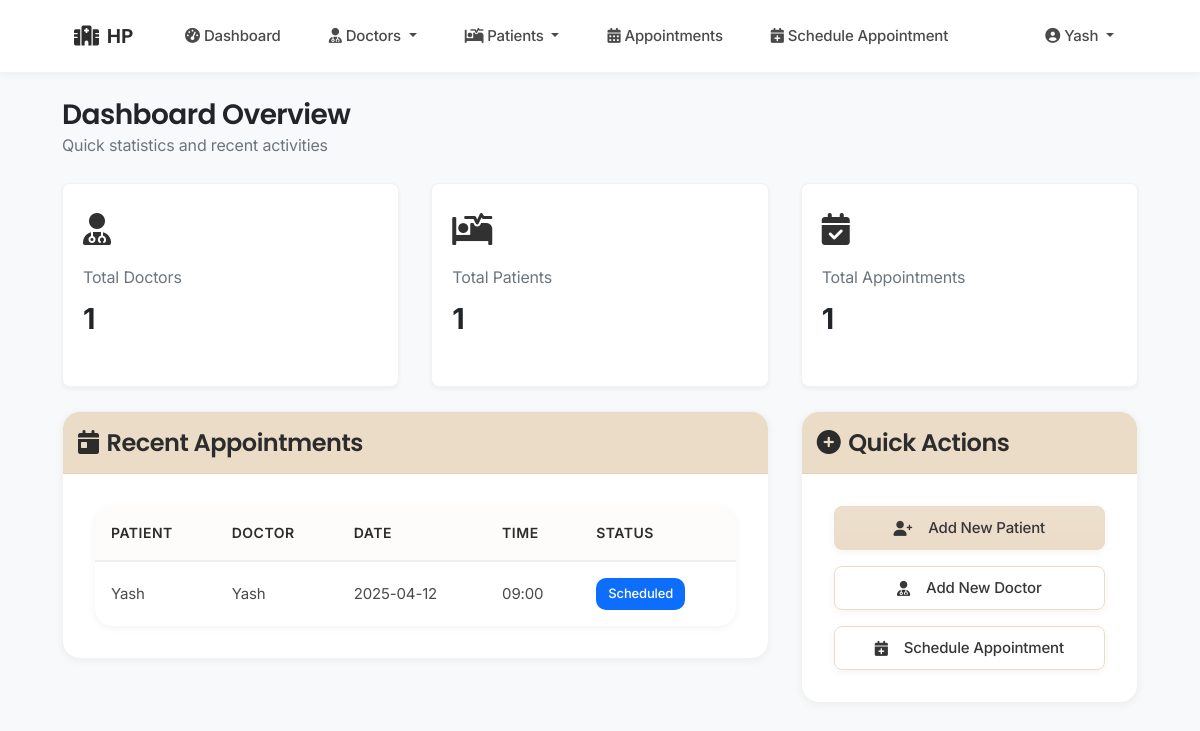
/admin/dashboard (signed in), run on the app's committed database.
### tables this page shows
CREATE TABLE appointments (
                id INTEGER PRIMARY KEY AUTOINCREMENT,
                patient_id INTEGER NOT NULL,
                doctor_id INTEGER NOT NULL,
                date TEXT NOT NULL,
                time_slot TEXT NOT NULL,
                status TEXT DEFAULT 'Scheduled',
                notes TEXT,
                created_at TIMESTAMP DEFAULT CURRENT_TIMESTAMP,
                hospital_id INTEGER NOT NULL,
                FOREIGN KEY (patient_id) REFERENCES patients(id),
                FOREIGN KEY (doctor_id) REFERENCES doctors(id),
                FOREIGN KEY (hospital_id) REFERENCES staff(id)
            );

CREATE TABLE patients (
                id INTEGER PRIMARY KEY AUTOINCREMENT,
                name TEXT NOT NULL,
                age INTEGER NOT NULL,
                gender TEXT,
                contact TEXT,
                address TEXT,
                medical_history TEXT,
                created_at TIMESTAMP DEFAULT CURRENT_TIMESTAMP,
                created_by INTEGER,
                hospital_id INTEGER NOT NULL,
                FOREIGN KEY (created_by) REFERENCES staff(id),
                FOREIGN KEY (hospital_id) REFERENCES staff(id)
            );

CREATE TABLE doctors (
                id INTEGER PRIMARY KEY AUTOINCREMENT,
                name TEXT NOT NULL,
                specialization TEXT NOT NULL,
                experience INTEGER,
                consultation_fee REAL,
                contact TEXT,
                bio TEXT,
                image_path TEXT,
                username TEXT UNIQUE,
                password TEXT,
                created_by INTEGER,
                hospital_id INTEGER NOT NULL,
                FOREIGN KEY (created_by) REFERENCES staff(id),
                FOREIGN KEY (hospital_id) REFERENCES staff(id)
            );

### app.py (the view)
@app.route('/admin/dashboard')
def admin_dashboard():
    if 'user_id' not in session or session['user_type'] != 'admin':
        return redirect(url_for('login'))
    conn = get_db_connection()
    doctors_count = conn.execute('SELECT COUNT(*) FROM doctors WHERE hospital_id = ?',
                               (session['hospital_id'],)).fetchone()[0]
    patients_count = conn.execute('SELECT COUNT(*) FROM patients WHERE hospital_id = ?',
                                (session['hospital_id'],)).fetchone()[0]
    appointments_count = conn.execute('SELECT COUNT(*) FROM appointments WHERE hospital_id = ?',
                                    (session['hospital_id'],)).fetchone()[0]
    recent_appointments = conn.execute('''
        SELECT a.id, p.name as patient_name, d.name as doctor_name, a.date, a.time_slot, a.status
        FROM appointments a
        JOIN patients p ON a.patient_id = p.id
        JOIN doctors d ON a.doctor_id = d.id
        WHERE a.hospital_id = ?
        ORDER BY a.date DESC, a.time_slot DESC
        LIMIT 5
    ''', (session['hospital_id'],)).fetchall()
    conn.close()
    return render_template('admin/dashboard.html',
                         doctors_count=doctors_count,
                         patients_count=patients_count,
                         appointments_count=appointments_count,
                         recent_appointments=recent_appointments)

### app.py (called while the page is built)
@app.context_processor
def utility_processor():
    def now():
        return datetime.now()
    return dict(now=now)

def get_db_connection():
    try:
        conn = sqlite3.connect(get_db_path())
        conn.row_factory = sqlite3.Row
        return conn
    except sqlite3.Error as e:
        logger.error(f"Database connection error: {e}")
        raise

### database.py (called while the page is built)
def get_db_path():
    app_dir = os.path.dirname(os.path.abspath(__file__))
    if 'RENDER' in os.environ:
        db_dir = os.path.join(app_dir, 'data')
        if not os.path.exists(db_dir):
            os.makedirs(db_dir, exist_ok=True)
            logger.info(f"Created database directory: {db_dir}")
        return os.path.join(db_dir, 'hospital.db')
    else:
        instance_path = os.path.join(app_dir, 'instance')
        if not os.path.exists(instance_path):
            os.makedirs(instance_path, exist_ok=True)
            logger.info(f"Created instance directory: {instance_path}")
        return os.path.join(instance_path, 'hospital.db')

### templates/admin/dashboard.html (shortened to what this page needs)
{% extends "base.html" %}
{% block content %}
<div class="mb-4">
    <h3 class="text-dark mb-0">Dashboard Overview</h3>
    <p class="text-muted">Quick statistics and recent activities</p>
</div>
<div class="row g-4 mb-4">
    <div class="col-md-4">
        <a href="{{ url_for('view_doctors') }}" class="text-decoration-none">
            <div class="dashboard-card">
                <div class="card-icon">
                    <i class="fas fa-user-md"></i>
                </div>
                <div class="card-title">Total Doctors</div>
                <div class="card-value">{{ doctors_count }}</div>
            </div>
        </a>
    </div>
    <div class="col-md-4">
        <a href="{{ url_for('view_patients') }}" class="text-decoration-none">
            <div class="dashboard-card">
                <div class="card-icon">
                    <i class="fas fa-procedures"></i>
                </div>
                <div class="card-title">Total Patients</div>
                <div class="card-value">{{ patients_count }}</div>
            </div>
        </a>
    </div>
    <div class="col-md-4">
        <a href="{{ url_for('view_appointments') }}" class="text-decoration-none">
            <div class="dashboard-card">
                <div class="card-icon">
                    <i class="fas fa-calendar-check"></i>
                </div>
                <div class="card-title">Total Appointments</div>
                <div class="card-value">{{ appointments_count }}</div>
            </div>
        </a>
    </div>
</div>
<div class="row">
    <div class="col-md-8">
        <div class="card">
            <div class="card-header text-white d-flex justify-content-between align-items-center" style="background-color:rgb(235, 220, 200); padding: 15px 15px">
                <h4 class="mb-0"><i class="fas fa-calendar-day me-2"></i>Recent Appointments</h4>
            </div>
            <div class="card-body">
                <div class="table-responsive">
                    <table class="table table-hover">
                        <thead>
                            <tr>
                                <th>Patient</th>
                                <th>Doctor</th>
                                <th>Date</th>
                                <th>Time</th>
                                <th>Status</th>
                            </tr>
                        </thead>
                        <tbody>
                            {% for app in recent_appointments %}
                            <tr onclick="window.location.href='{{ url_for('view_appointments') }}'" style="cursor: pointer;">
                                <td>{{ app.patient_name }}</td>
                                <td>{{ app.doctor_name }}</td>
                                <td>{{ app.date }}</td>
                                <td>{{ app.time_slot }}</td>
                                <td>
                                    <span class="badge
                                        {% if app.status == 'Completed' %}bg-success
                                        {% elif app.status == 'Cancelled' %}bg-danger
                                        {% else %}bg-primary{% endif %}">
                                        {{ app.status }}
                                    </span>
                                </td>
                            </tr>
                            {% else %}
                            <tr>
                                <td colspan="5" class="text-center">No recent appointments</td>
                            </tr>
                            {% endfor %}
                        </tbody>
                    </table>
                </div>
            </div>
        </div>
    </div>
    <div class="col-md-4">
        <div class="card">
            <div class="card-header text-white d-flex justify-content-between align-items-center" style="background-color:rgb(235, 220, 200); padding: 15px 15px">
                <h4 class="mb-0"><i class="fas fa-plus-circle me-2"></i>Quick Actions</h4>
            </div>
            <div class="card-body">
                <div class="action-buttons">
                    <a href="{{ url_for('add_patient') }}" class="btn btn-primary action-btn">
                        <i class="fas fa-user-plus"></i>Add New Patient
                    </a>
                    <a href="{{ url_for('add_doctor') }}" class="btn btn-outline-primary action-btn">
                        <i class="fas fa-user-md"></i>Add New Doctor
                    </a>
                    <a href="{{ url_for('schedule_appointment') }}" class="btn btn-outline-primary action-btn">
                        <i class="fas fa-calendar-plus"></i>Schedule Appointment
                    </a>
                </div>
            </div>
        </div>
    </div>
</div>
{% endblock %}

### templates/base.html (style rules this page uses)
:root { --primary: rgb(235, 220, 200); --primary-dark: rgb(215, 200, 180); --primary-light: rgba(235, 220, 200, 0.1); --primary-lighter: rgba(235, 220, 200, 0.05); --secondary: rgb(200, 185, 165); --text-primary: #2c2c2c; --text-secondary: #4a4a4a; --bg-light: #fafafa; --white: #ffffff; --border-color: rgba(0,0,0,0.05); --success: #2e8b57; --success-light: rgba(46, 139, 87, 0.1); --info: rgb(235, 220, 200); --info-light: rgba(235, 220, 200, 0.1); --warning: #d4a017; --warning-light: rgba(212, 160, 23, 0.1); --danger: #c41e3a; --danger-light: rgba(196, 30, 58, 0.1); --spacing-xs: 0.5rem; --spacing-sm: 0.75rem; --spacing-md: 1rem; --spacing-lg: 1.5rem; --spacing-xl: 2rem; --radius-xs: 6px; --radius-sm: 10px; --radius-md: 14px; --radius-lg: 18px; --radius-xl: 24px; --radius-2xl: 30px; --radius-full: 9999px; --shadow-sm: 0 2px 8px rgba(0,0,0,0.05); --shadow-md: 0 4px 12px rgba(0,0,0,0.08); --shadow-lg: 0 8px 24px rgba(0,0,0,0.12); --transition-fast: all 0.2s ease; --transition-normal: all 0.3s ease; }
body { font-family: 'Inter', sans-serif; min-height: 100vh; display: flex; flex-direction: column; background-color: var(--bg-light); color: var(--text-primary); line-height: 1.6; -webkit-font-smoothing: antialiased; letter-spacing: -0.01em; }
h1, h2, h3, h4, h5, h6 { font-family: 'Poppins', sans-serif; font-weight: 600; color: var(--text-primary); margin-bottom: var(--spacing-lg); letter-spacing: -0.02em; line-height: 1.3; }
.dashboard-card { background: var(--white); border-radius: var(--radius-lg); padding: var(--spacing-xl); box-shadow: var(--shadow-sm); border: 1px solid var(--border-color); transition: var(--transition-normal); margin-bottom: var(--spacing-lg); }
.btn { padding: 0.625rem 1.25rem; font-weight: 500; border-radius: var(--radius-md); transition: var(--transition-fast); position: relative; overflow: hidden; min-width: 120px; height: 44px; display: inline-flex; align-items: center; justify-content: center; gap: var(--spacing-xs); font-size: 0.9375rem; line-height: 1.5; text-align: center; white-space: nowrap; vertical-align: middle; cursor: pointer; user-select: none; border: 1px solid transparent; box-shadow: var(--shadow-sm); }
.btn::after { content: ''; position: absolute; top: 0; left: 0; width: 100%; height: 100%; background: linear-gradient(rgba(255,255,255,0.1), rgba(255,255,255,0)); pointer-events: none; transition: var(--transition-fast); }
.btn-primary { background-color: var(--primary) !important; border-color: var(--primary) !important; color: var(--text-primary) !important; }
.btn-outline-primary { color: var(--text-primary) !important; border-color: var(--primary) !important; background-color: transparent; }
.row { margin-left: calc(-1 * var(--spacing-md)); margin-right: calc(-1 * var(--spacing-md)); }
.row > [class*="col-"] { padding-left: var(--spacing-md); padding-right: var(--spacing-md); }
.table { width: 100%; margin-bottom: 0; background-color: var(--white); border-radius: var(--radius-lg); overflow: hidden; box-shadow: var(--shadow-sm); border-collapse: separate; border-spacing: 0; }
.table thead th { background-color: var(--primary-light); color: var(--text-primary); font-weight: 600; font-size: 0.875rem; text-transform: uppercase; letter-spacing: 0.5px; padding: var(--spacing-md); border-bottom: 2px solid var(--border-color); vertical-align: middle; }
.table tbody td { padding: var(--spacing-md); vertical-align: middle; border-bottom: 1px solid var(--border-color); font-size: 0.9375rem; color: var(--text-secondary); line-height: 1.6; }
.table tbody tr:last-child td { border-bottom: none; }
.table-responsive { border-radius: var(--radius-lg); box-shadow: var(--shadow-sm); margin-bottom: 0; }
.table .badge { padding: 0.5rem 0.75rem; font-weight: 500; font-size: 0.8125rem; border-radius: var(--radius-sm); line-height: 1.2; }
.card { border-radius: var(--radius-lg); border: 1px solid var(--border-color); box-shadow: var(--shadow-sm); overflow: hidden; transition: var(--transition-normal); }
.card-header { background-color: var(--primary); border-bottom: 1px solid var(--border-color); padding: var(--spacing-lg); }
.card-body { padding: var(--spacing-xl); }

### data on the page
appointments: patient_name "Yash", doctor_name "Yash", date "2025-04-12", time_slot "09:00", status "Scheduled"

### other printed values
{{ session.get('hospital_name', 'Hospital Management') }} "HP"
{{ session.get('name', 'User') }} "Yash"
{{ doctors_count }} "1"
{{ patients_count }} "1"
{{ appointments_count }} "1"
